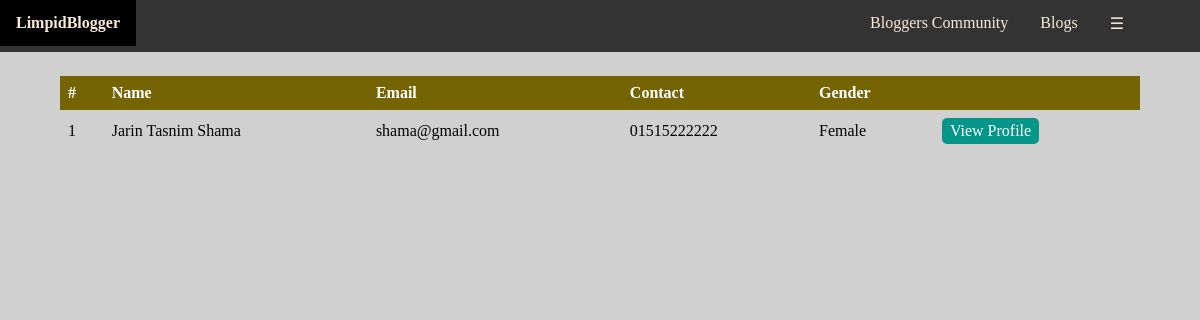
/views/Common/Community.php (signed in), run on an earlier commit of the app's database.
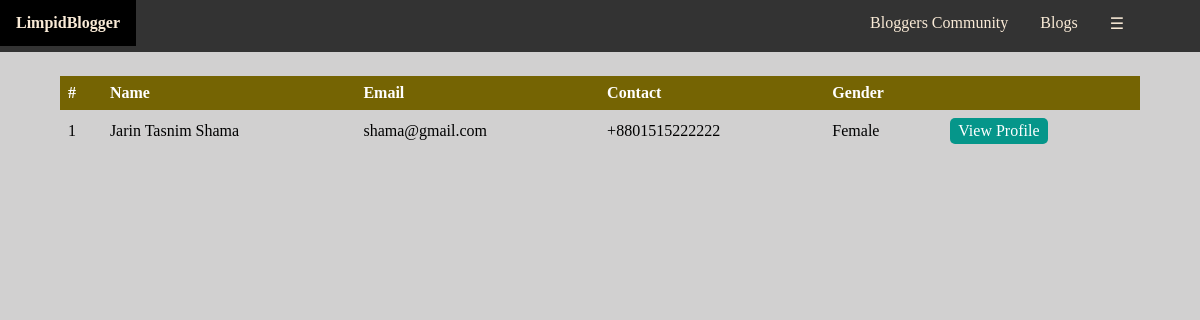
And on a later commit of the database.
### tables this page shows
CREATE TABLE `bloggers` (
  `id` int(11) NOT NULL,
  `name` varchar(255) NOT NULL,
  `contact` varchar(255) NOT NULL,
  `blood_group` varchar(255) NOT NULL,
  `gender` varchar(255) NOT NULL,
  `birth_date` date NOT NULL,
  `login_id` int(11) NOT NULL
);

### models/DBC.php (called while the page is built, shortened)
<?php
$serverName="localhost";
$userName="root";
$password="";
$dbName="limpidbloggers_db";
function get($query)
{
	$data=array();
	global $serverName,$userName,$password,$dbName;
	try
	{
		$conn=mysqli_connect($serverName,$userName,$password,$dbName);
		$result=mysqli_query($conn,$query);
		if(mysqli_num_rows($result) > 0)
		{
			while($row=mysqli_fetch_assoc($result))
			{
				$entity=array();
				foreach($row as $k=>$v)
				{
					$entity[$k]=$row[$k];
				}
				$data[]=$entity;
			}
		}
		return $data;
	}
	catch (Exception $e)
	{
		throw $e->getMessage();
		return $data;
		mysqli_close($conn);
	}
}
?>

### models/LoginModel.php (called while the page is built, shortened)
<?php
require_once 'DBC.php';
function getBloggersByRegistarationStatus($data)
{
	$result = null;
	try
	{
		$query = "SELECT logins.*, bloggers.id AS blogger_id, bloggers.name, bloggers.gender, bloggers.contact FROM `logins` ";
		$query .= "INNER JOIN `bloggers` ON logins.id = bloggers.login_id ";
		$query .= "WHERE logins.usertype_id = 3 AND logins.regstatus_id = $data;";
		$result=get($query);
		if($result != null)
		{
			return $result;
		}
		else
		{
			return $result;
		}
	}
	catch(Exception $e)
	{
		throw $e->getMessage();
		return $result;
	}
}
?>

### controllers/CommunityController.php (the view, shortened to what this page needs)
<?php
require_once '../../models/LoginModel.php';
function loadActiveBloggers()
{
    $bloggers = getBloggersByRegistarationStatus(3);
    $content = "";
    $Sl = 1;
    if(sizeof($bloggers) > 0 && $bloggers != null)
    {
        foreach($bloggers as $data)
        {
            $content .= '<tr>';
            $content .=        '<td>'.$Sl.'</td>';
            $content .=        '<td>'.$data["name"].'</td>';
            $content .=        '<td>'.$data["email"].'</td>';
            $content .=        '<td>'.$data["contact"].'</td>';
            $content .=        '<td>'.$data["gender"].'</td>';
            $content .=        '<td align="middle"><a class="linkBtn1" href="https://localhost/LimpidBloggers/views/Blogger/BloggerProfile.php?id='.$data["blogger_id"].'">View Profile</a></td>';
            $content .='</tr>';
            $Sl += 1;
        }
    }
    else
    {
        $content .= '<tr><td colspan="6" align="middle"><h2 class="error2">NO BLOGGERS FOUND.</h2></td></tr>';
    }
    echo $content;
}
?>

### views/Common/Community.php (shortened to what this page needs)
<?php
include "../../controllers/CommunityController.php";
?>
<!DOCTYPE html>
<html>
    <head>
        <link rel="stylesheet" href="https://localhost/LimpidBloggers/assets/css/navigationbar.css">
        <link rel="stylesheet" href="https://localhost/LimpidBloggers/assets/css/divs.css">
        <link rel="stylesheet" href="https://localhost/LimpidBloggers/assets/css/texts.css">
        <link rel="stylesheet" href="https://localhost/LimpidBloggers/assets/css/forms.css">
        <link rel="stylesheet" href="https://localhost/LimpidBloggers/assets/css/buttons.css">
        <link rel="stylesheet" href="https://localhost/LimpidBloggers/assets/css/tables.css">
    </head>
    <body>
        <form method="POST">
            <?php
            if($_SESSION['loginInfo']['usertype_id'] == 1)
            {
                include "../Admin/navbar.php";
            }
            ?>
            <div class="remainDiv2">
                <div style="padding-top: 3vh;"></div>
                <center>
                    <table class="table1">
                        <thead>
                            <th>#</th>
                            <th>Name</th>
                            <th>Email</th>
                            <th>Contact</th>
                            <th>Gender</th>
                            <th></th>
                        </thead>
                        <tbody>
                            <?php
                                loadActiveBloggers();
                            ?>
                        </tbody>
                    </table>
                </center>
            </div>
        </form>
    </body>
</html>

### views/Admin/navbar.php (shortened to what this page needs)
<ul class="navbar">
  <li class="navitem" style="float: left;">
    <a href="https://localhost/LimpidBloggers/views/Common/Home.php"><b>LimpidBlogger</b></a>
  </li>
  <li class="navitem dropdown" style="padding-right: 5vw;">
    <a href="javascript:void(0)" class="dropbtn"><span>&#9776;</span></a>
  </li>
  <li class="navitem"><a href="https://localhost/LimpidBloggers/views/Common/Blogs.php">Blogs</a></li>
  <li class="navitem"><a href="https://localhost/LimpidBloggers/views/Common/Community.php">Bloggers Community</a></li>
</ul>

### assets/css/navigationbar.css (style rules this page uses)
body { margin:0; }
.navbar { list-style-type: none; margin: 0 0 0 0; padding: 0; overflow: hidden; background-color: #333; top: 0; width: 100%; height: 6.5vh; }
.navitem { font-family: consolas; float: right; }
.navitem a, .dropbtn { display: inline-block; color: antiquewhite; text-align: center; padding: 14px 16px; text-decoration: none; }
.navitem.dropdown { display: inline-block; }

### assets/css/divs.css (style rules this page uses)
.remainDiv2 { width: 100%; height: 93.5vh; position: relative; overflow: auto; background-position: center; background-color: rgba(201, 200, 200, 0.849); text-align: center; vertical-align: middle; }

### assets/css/buttons.css (style rules this page uses)
.linkBtn1:link, .linkBtn1:visited { background-color: #05968a; color: white; padding: 4px 8px; text-align: center; text-decoration: none; display: inline-block; border-radius: 5px; }

### assets/css/tables.css (style rules this page uses)
.table1 { border-collapse: collapse; width: calc(90%); }
.table1 th, .table1 td { text-align: left; padding: 8px; }
.table1 th { background-color: #756403; color: white; }

What changed in the data, as far as the page shows it:
changed bloggers "Jarin Tasnim Shama": contact "01515222222" → "+8801515222222"
